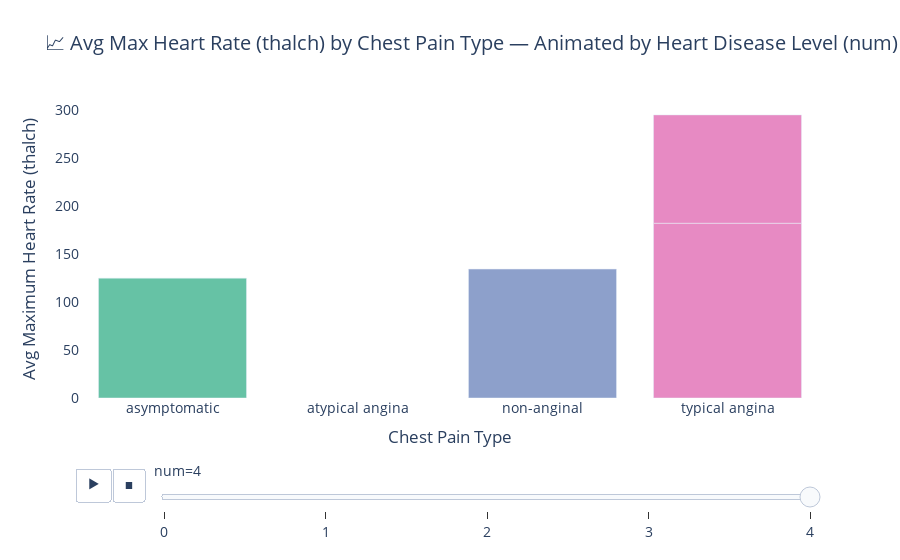

Write notebook code for a chart like this one.
### Markdown cell above
## By animating this chart using heart disease levels (`num`), we can explore how `thalch` differs by chest pain types for each severity of heart disease.

### Code cell
import plotly.express as px
import pandas as pd

# Group by 'cp' and 'num', calculate average 'thalch'
cp_thalch_by_num = df.groupby(['cp', 'num'])['thalch'].mean().reset_index()

# Create animated bar chart
fig = px.bar(
    cp_thalch_by_num,
    x='cp',
    y='thalch',
    color='cp',
    animation_frame='num',
    title='📈 Avg Max Heart Rate (thalch) by Chest Pain Type — Animated by Heart Disease Level (num)',
    labels={'thalch': 'Avg Thalch', 'cp': 'Chest Pain Type'},
    color_discrete_sequence=px.colors.qualitative.Set2
)

# Customize layout for slow animation
fig.layout.updatemenus[0].buttons[0].args[1]['frame']['duration'] = 1500  # slower speed (ms)
fig.layout.updatemenus[0].buttons[0].args[1]['transition']['duration'] = 700

fig.update_layout(
    xaxis_title="Chest Pain Type",
    yaxis_title="Avg Maximum Heart Rate (thalch)",
    font=dict(size=14),
    showlegend=False,
    plot_bgcolor='rgba(0,0,0,0)',
    paper_bgcolor='white'
)

fig.show()

### Figure 1 — Plotly figure (JSON) as saved in the notebook; plotly's stock layout.template omitted (floating-point values rounded to 4 significant figures)
{"data": [{"alignmentgroup": "True", "hovertemplate": "Chest Pain Type=%{x}<br>num=4<br>Avg Thalch=%{y}<extra></extra>", "legendgroup": "asymptomatic", "marker": {"color": "rgb(102,194,165)", "pattern": {"shape": ""}}, "name": "asymptomatic", "offsetgroup": "asymptomatic", "orientation": "v", "showlegend": true, "textposition": "auto", "type": "bar", "x": ["asymptomatic"], "xaxis": "x", "y": [124.8], "yaxis": "y"}, {"alignmentgroup": "True", "hovertemplate": "Chest Pain Type=%{x}<br>num=4<br>Avg Thalch=%{y}<extra></extra>", "legendgroup": "non-anginal", "marker": {"color": "rgb(141,160,203)", "pattern": {"shape": ""}}, "name": "non-anginal", "offsetgroup": "non-anginal", "orientation": "v", "showlegend": true, "textposition": "auto", "type": "bar", "x": ["non-anginal"], "xaxis": "x", "y": [134.2], "yaxis": "y"}, {"alignmentgroup": "True", "hovertemplate": "Chest Pain Type=%{x}<br>num=4<br>Avg Thalch=%{y}<extra></extra>", "legendgroup": "typical angina", "marker": {"color": "rgb(231,138,195)", "pattern": {"shape": ""}}, "name": "typical angina", "offsetgroup": "typical angina", "orientation": "v", "showlegend": true, "textposition": "auto", "type": "bar", "x": ["typical angina"], "xaxis": "x", "y": [182], "yaxis": "y"}, {"alignmentgroup": "True", "hovertemplate": "Chest Pain Type=%{x}<br>num=3<br>Avg Thalch=%{y}<extra></extra>", "legendgroup": "typical angina", "marker": {"color": "rgb(231,138,195)", "pattern": {"shape": ""}}, "name": "typical angina", "offsetgroup": "typical angina", "orientation": "v", "showlegend": true, "textposition": "auto", "type": "bar", "x": ["typical angina"], "xaxis": "x", "y": [112.8], "yaxis": "y"}], "layout": {"autosize": true, "barmode": "relative", "font": {"size": 14}, "legend": {"title": {"text": "Chest Pain Type"}, "tracegroupgap": 0}, "paper_bgcolor": "white", "plot_bgcolor": "rgba(0, 0, 0, 0)", "showlegend": false, "sliders": [{"active": 4, "currentvalue": {"prefix": "num="}, "len": 0.9, "pad": {"b": 10, "t": 60}, "steps": [{"args": [["0"], {"frame": {"duration": 0, "redraw": true}, "fromcurrent": true, "mode": "immediate", "transition": {"duration": 0, "easing": "linear"}}], "label": "0", "method": "animate"}, {"args": [["1"], {"frame": {"duration": 0, "redraw": true}, "fromcurrent": true, "mode": "immediate", "transition": {"duration": 0, "easing": "linear"}}], "label": "1", "method": "animate"}, {"args": [["2"], {"frame": {"duration": 0, "redraw": true}, "fromcurrent": true, "mode": "immediate", "transition": {"duration": 0, "easing": "linear"}}], "label": "2", "method": "animate"}, {"args": [["3"], {"frame": {"duration": 0, "redraw": true}, "fromcurrent": true, "mode": "immediate", "transition": {"duration": 0, "easing": "linear"}}], "label": "3", "method": "animate"}, {"args": [["4"], {"frame": {"duration": 0, "redraw": true}, "fromcurrent": true, "mode": "immediate", "transition": {"duration": 0, "easing": "linear"}}], "label": "4", "method": "animate"}], "x": 0.1, "xanchor": "left", "y": 0, "yanchor": "top"}], "title": {"text": "📈 Avg Max Heart Rate (thalch) by Chest Pain Type — Animated by Heart Disease Level (num)"}, "updatemenus": [{"active": 0, "buttons": [{"args": [null, {"frame": {"duration": 1500, "redraw": true}, "fromcurrent": true, "mode": "immediate", "transition": {"duration": 700, "easing": "linear"}}], "label": "&#9654;", "method": "animate"}, {"args": [[null], {"frame": {"duration": 0, "redraw": true}, "fromcurrent": true, "mode": "immediate", "transition": {"duration": 0, "easing": "linear"}}], "label": "&#9724;", "method": "animate"}], "direction": "left", "pad": {"r": 10, "t": 70}, "showactive": false, "type": "buttons", "x": 0.1, "xanchor": "right", "y": 0, "yanchor": "top"}], "xaxis": {"anchor": "y", "autorange": true, "categoryarray": ["asymptomatic", "atypical angina", "non-anginal", "typical angina"], "categoryorder": "array", "domain": [0, 1], "range": [-0.5, 3.5], "title": {"text": "Chest Pain Type"}, "type": "category"}, "yaxis": {"anchor": "x", "autorange": true, "domain": [0, 1], "range": [0, 310.4], "title": {"text": "Avg Maximum Heart Rate (thalch)"}, "type": "linear"}}}
